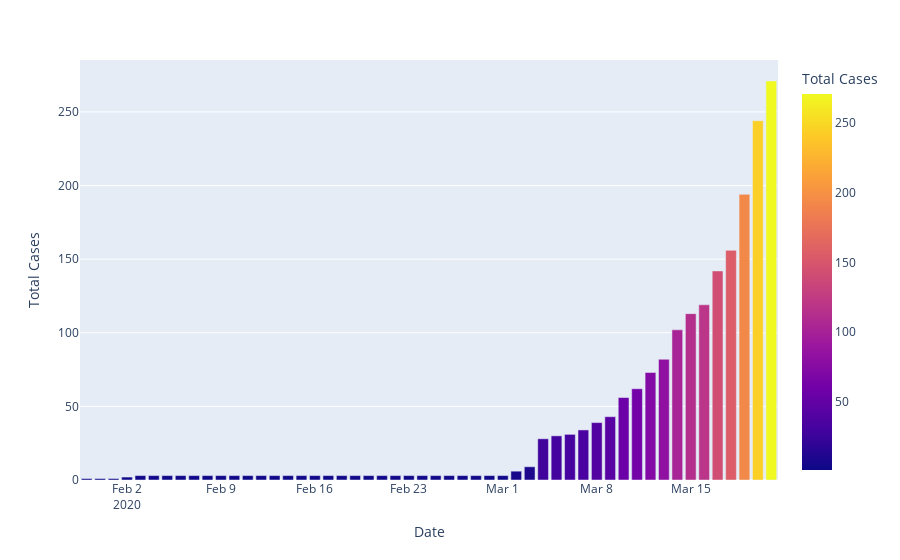

This figure's notebook cell:
### Code cell
## using plotly express
px.bar(per_day_cases_india,x='Date',y='Total Cases',color='Total Cases')

### Figure 1 — Plotly figure (JSON) as saved in the notebook; plotly's stock layout.template omitted (floating-point values rounded to 4 significant figures)
{"data": [{"alignmentgroup": "True", "hovertemplate": "Date=%{x}<br>Total Cases=%{marker.color}<extra></extra>", "legendgroup": "", "marker": {"color": [1, 1, 1, 2, 3, 3, 3, 3, 3, 3, 3, 3, 3, 3, 3, 3, 3, 3, 3, 3, 3, 3, 3, 3, 3, 3, 3, 3, 3, 3, 3, 3, 6, 9, 28, 30, 31, 34, 39, 43, 56, 62, 73, 82, 102, 113, 119, 142, 156, 194, 244, 271], "coloraxis": "coloraxis", "pattern": {"shape": ""}}, "name": "", "offsetgroup": "", "orientation": "v", "showlegend": false, "textposition": "auto", "type": "bar", "x": ["2020-01-30T00:00:00", "2020-01-31T00:00:00", "2020-02-01T00:00:00", "2020-02-02T00:00:00", "2020-02-03T00:00:00", "2020-02-04T00:00:00", "2020-02-05T00:00:00", "2020-02-06T00:00:00", "2020-02-07T00:00:00", "2020-02-08T00:00:00", "2020-02-09T00:00:00", "2020-02-10T00:00:00", "2020-02-11T00:00:00", "2020-02-12T00:00:00", "2020-02-13T00:00:00", "2020-02-14T00:00:00", "2020-02-15T00:00:00", "2020-02-16T00:00:00", "2020-02-17T00:00:00", "2020-02-18T00:00:00", "2020-02-19T00:00:00", "2020-02-20T00:00:00", "2020-02-21T00:00:00", "2020-02-22T00:00:00", "2020-02-23T00:00:00", "2020-02-24T00:00:00", "2020-02-25T00:00:00", "2020-02-26T00:00:00", "2020-02-27T00:00:00", "2020-02-28T00:00:00", "2020-02-29T00:00:00", "2020-03-01T00:00:00", "2020-03-02T00:00:00", "2020-03-03T00:00:00", "2020-03-04T00:00:00", "2020-03-05T00:00:00", "2020-03-06T00:00:00", "2020-03-07T00:00:00", "2020-03-08T00:00:00", "2020-03-09T00:00:00", "2020-03-10T00:00:00", "2020-03-11T00:00:00", "2020-03-12T00:00:00", "2020-03-13T00:00:00", "2020-03-14T00:00:00", "2020-03-15T00:00:00", "2020-03-16T00:00:00", "2020-03-17T00:00:00", "2020-03-18T00:00:00", "2020-03-19T00:00:00", "2020-03-20T00:00:00", "2020-03-21T00:00:00"], "xaxis": "x", "y": [1, 1, 1, 2, 3, 3, 3, 3, 3, 3, 3, 3, 3, 3, 3, 3, 3, 3, 3, 3, 3, 3, 3, 3, 3, 3, 3, 3, 3, 3, 3, 3, 6, 9, 28, 30, 31, 34, 39, 43, 56, 62, 73, 82, 102, 113, 119, 142, 156, 194, 244, 271], "yaxis": "y"}], "layout": {"autosize": true, "barmode": "relative", "coloraxis": {"colorbar": {"title": {"text": "Total Cases"}}, "colorscale": [[0, "#0d0887"], [0.1111, "#46039f"], [0.2222, "#7201a8"], [0.3333, "#9c179e"], [0.4444, "#bd3786"], [0.5556, "#d8576b"], [0.6667, "#ed7953"], [0.7778, "#fb9f3a"], [0.8889, "#fdca26"], [1, "#f0f921"]]}, "legend": {"tracegroupgap": 0}, "margin": {"t": 60}, "xaxis": {"anchor": "y", "autorange": true, "domain": [0, 1], "range": ["2020-01-29 12:00", "2020-03-21 12:00"], "title": {"text": "Date"}, "type": "date"}, "yaxis": {"anchor": "x", "autorange": true, "domain": [0, 1], "range": [0, 285.3], "title": {"text": "Total Cases"}, "type": "linear"}}}
